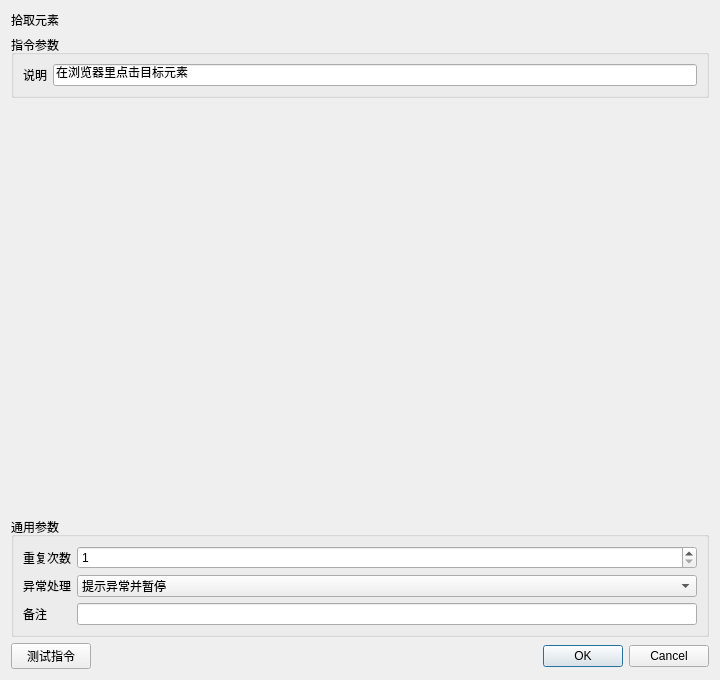
<?xml version="1.0" encoding="UTF-8"?><ui version="4.0"><class>InstructionEditor</class><widget class="QDialog" name="InstructionEditor"><property name="geometry"><rect><x>0</x><y>0</y><width>720</width><height>680</height></rect></property><layout class="QVBoxLayout" name="rootLayout"><item><widget class="QLabel" name="titleLabel"><property name="text"><string>拾取元素</string></property></widget></item><item><widget class="QGroupBox" name="parameterGroupBox"><property name="title"><string>指令参数</string></property><layout class="QFormLayout" name="parameterFormLayout"><item row="0" column="0"><widget class="QLabel" name="label_0"><property name="text"><string>说明</string></property></widget></item><item row="0" column="1"><widget class="QLineEdit" name="parameter_0"><property name="text"><string>在浏览器里点击目标元素</string></property></widget></item></layout></widget></item><item><spacer name="verticalSpacer"><property name="orientation"><enum>Qt::Vertical</enum></property><property name="sizeHint" stdset="0"><size><width>20</width><height>20</height></size></property></spacer></item>
<item><widget class="QGroupBox" name="commonGroupBox"><property name="title"><string>通用参数</string></property><layout class="QFormLayout" name="commonFormLayout">
<item row="0" column="0"><widget class="QLabel" name="repeatLabel"><property name="text"><string>重复次数</string></property></widget></item><item row="0" column="1"><widget class="QSpinBox" name="repeatSpinBox"><property name="minimum"><number>1</number></property><property name="maximum"><number>999999</number></property><property name="value"><number>1</number></property></widget></item>
<item row="1" column="0"><widget class="QLabel" name="errorPolicyLabel"><property name="text"><string>异常处理</string></property></widget></item><item row="1" column="1"><widget class="QComboBox" name="errorPolicyComboBox"><item><property name="text"><string>自动跳过</string></property></item><item><property name="text"><string>提示异常并暂停</string></property></item><item><property name="text"><string>提示异常并停止</string></property></item><property name="currentIndex"><number>1</number></property></widget></item>
<item row="2" column="0"><widget class="QLabel" name="noteLabel"><property name="text"><string>备注</string></property></widget></item><item row="2" column="1"><widget class="QLineEdit" name="noteEdit"/></item>
</layout></widget></item>
<item><layout class="QHBoxLayout" name="footerLayout"><item><widget class="QPushButton" name="testButton"><property name="text"><string>测试指令</string></property></widget></item><item><spacer name="footerSpacer"><property name="orientation"><enum>Qt::Horizontal</enum></property><property name="sizeHint" stdset="0"><size><width>40</width><height>20</height></size></property></spacer></item><item><widget class="QDialogButtonBox" name="buttonBox"><property name="standardButtons"><set>QDialogButtonBox::Cancel|QDialogButtonBox::Ok</set></property></widget></item></layout></item>
</layout></widget><resources/><connections/></ui>
